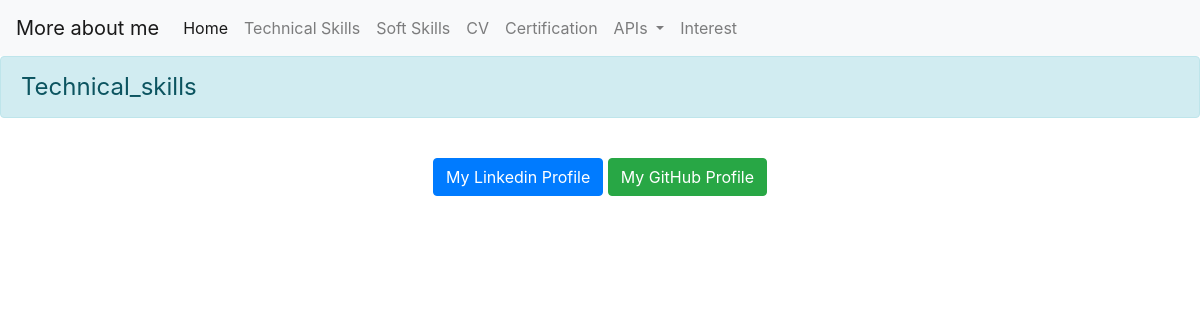
The app's page /technical_skills/, older data.
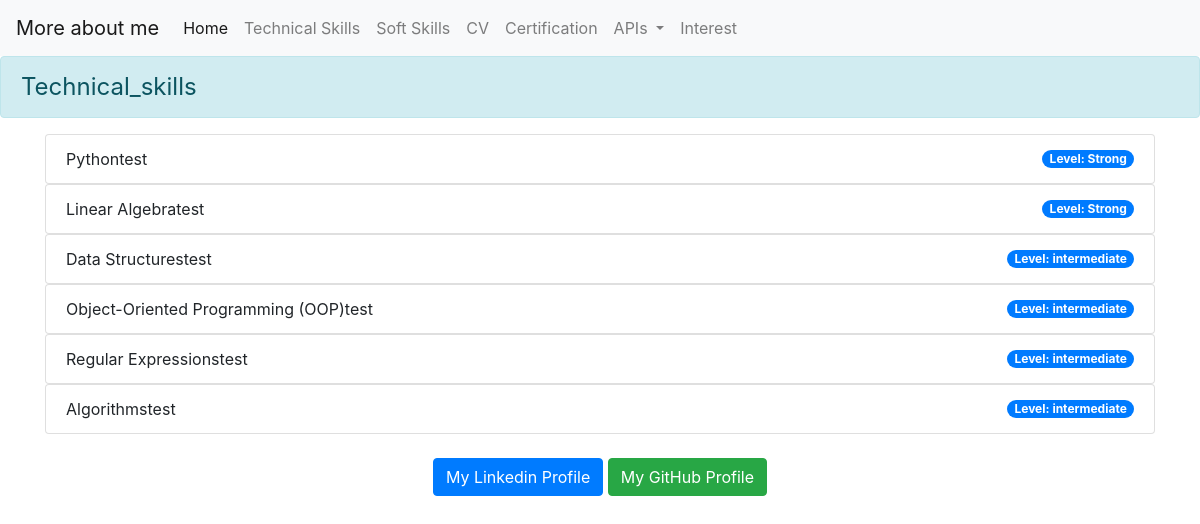
The same page, newer data.
### technical_skills/models.py (models this page shows, shortened)
class Technical_skills(models.Model):
    title = models.CharField(max_length=100)
    level = models.IntegerField(validators=[MaxValueValidator(2), MinValueValidator(0)])
    def show(self):
        if (self.level==2):
            return "Strong"
        elif(self.level==1):
            return "intermediate"
        else:
            return "beginner"

### technical_skills/views.py (the view)
# urls.py: path('technical_skills/',include('technical_skills.urls')),
def technical_skills(request):
    skills= Technical_skills.objects.all().order_by('level').reverse()
    return render( request,'technical_skills/technical_skills.html',{"tech_skills":skills})

### technical_skills/templates/technical_skills/technical_skills.html
{% extends 'base_layer.html' %}
{% block content %}
<body>
    <div class="alert alert-info" role="alert" style="font-size:x-large;">
        Technical_skills
    </div>
    <div class="container marketing">
    <div class="tech_skills">
        <ul class="list-group">
        {% for skills in tech_skills %}
            <div class="skills">
                <li class="list-group-item d-flex justify-content-between align-items-center"></lili>
                {{skills.title}}test
                <span class="badge badge-primary badge-pill">Level: {{skills.show}}</span>
                </li>
            </div>
        {% endfor %}
        </ul>
    </div>
    </div>
</body>
{% endblock %}

Row changes from the older to the newer data that the page shows:
added Technical_skills: title "Python", show "Strong"
added Technical_skills: title "Linear Algebra", show "Strong"
added Technical_skills: title "Data Structures", show "intermediate"
added Technical_skills: title "Object-Oriented Programming (OOP)", show "intermediate"
added Technical_skills: title "Regular Expressions", show "intermediate"
added Technical_skills: title "Algorithms", show "intermediate"
